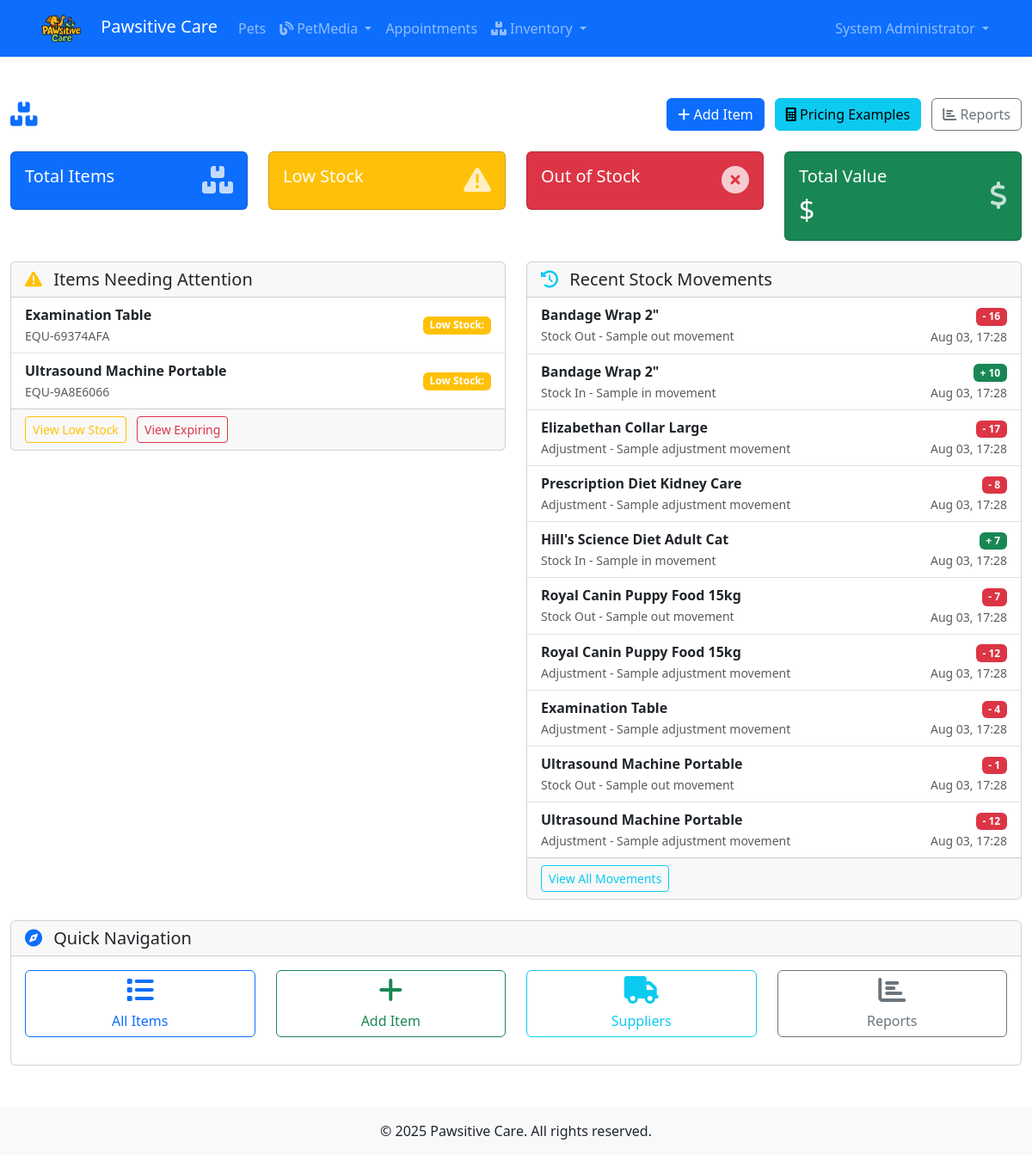
Before: /inventory/ (signed in) with the older database file.
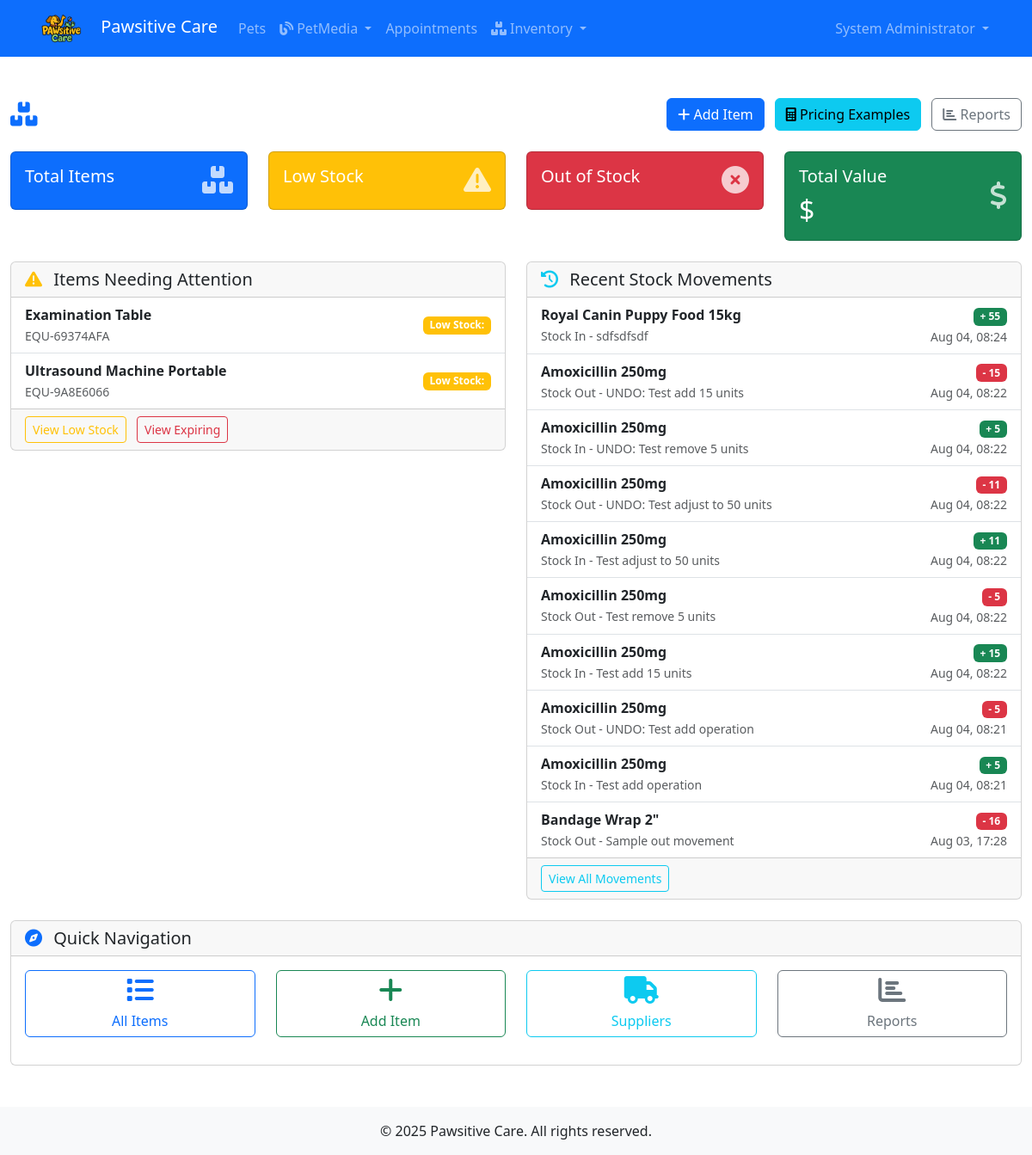
After: the same page with the newer database file.
### inventory/models.py (models this page shows, shortened)
class InventoryItem(models.Model):
    CATEGORY_CHOICES = [
        ('MEDICINE', 'Medicine'),
        ('SUPPLY', 'Medical Supply'),
        ('EQUIPMENT', 'Equipment'),
        ('FOOD', 'Pet Food'),
        ('OTHER', 'Other'),
    ]
    UNIT_CHOICES = [
        ('PIECES', 'Pieces'),
        ('BOXES', 'Boxes'),
        ('BOTTLES', 'Bottles'),
        ('KILOGRAMS', 'Kilograms'),
        ('LITERS', 'Liters'),
        ('PACKS', 'Packs'),
    ]
    name = models.CharField(max_length=200)
    description = models.TextField(blank=True)
    sku = models.CharField(max_length=50, unique=True, help_text="Stock Keeping Unit")
    category = models.CharField(max_length=20, choices=CATEGORY_CHOICES)
    unit_price = models.DecimalField(max_digits=10, decimal_places=2)
    quantity_in_stock = models.PositiveIntegerField(default=0)
    unit = models.CharField(max_length=20, choices=UNIT_CHOICES, default='PIECES')
    minimum_stock_level = models.PositiveIntegerField(default=10)
    reorder_point = models.PositiveIntegerField(default=20)
    supplier = models.ForeignKey('Supplier', on_delete=models.SET_NULL, null=True, blank=True)
    expiry_date = models.DateField(null=True, blank=True)
    last_restocked = models.DateTimeField(null=True, blank=True)
    created_at = models.DateTimeField(auto_now_add=True)
    updated_at = models.DateTimeField(auto_now=True)
    is_active = models.BooleanField(default=True)
    objects = InventoryManager()
    class Meta:
        ordering = ['name']
        indexes = [
            models.Index(fields=['sku']),
            models.Index(fields=['category']),
            models.Index(fields=['quantity_in_stock']),
        ]

class StockMovement(models.Model):
    MOVEMENT_TYPES = [
        ('IN', 'Stock In'),
        ('OUT', 'Stock Out'),
        ('ADJUSTMENT', 'Adjustment'),
        ('EXPIRED', 'Expired'),
        ('DAMAGED', 'Damaged'),
    ]
    item = models.ForeignKey(InventoryItem, on_delete=models.CASCADE, related_name='movements')
    movement_type = models.CharField(max_length=20, choices=MOVEMENT_TYPES)
    quantity = models.PositiveIntegerField()
    reason = models.CharField(max_length=200)
    old_quantity = models.PositiveIntegerField()
    new_quantity = models.PositiveIntegerField()
    created_by = models.ForeignKey(settings.AUTH_USER_MODEL, on_delete=models.SET_NULL, null=True)
    created_at = models.DateTimeField(auto_now_add=True)
    notes = models.TextField(blank=True)
    class Meta:
        ordering = ['-created_at']

### inventory/views.py (the view)
# urls.py: path('', views.inventory_dashboard, name='dashboard'),
@login_required
def inventory_dashboard(request):
    repo = get_inventory_repo()
    total_items = repo.count_items()
    low_stock_items = repo.get_low_stock_items()
    expired_items = repo.get_expired_items()
    expiring_soon = repo.get_expiring_items(days=30)
    recent_movements = StockMovement.objects.select_related('item', 'created_by').order_by('-created_at')[:10]
    total_value = InventoryItem.objects.aggregate(
        total=Sum(F('unit_price') * F('quantity_in_stock'))
    )['total'] or 0
    context = {
        'total_items': total_items,
        'low_stock_count': low_stock_items.count(),
        'expired_count': expired_items.count(),
        'expiring_soon_count': expiring_soon.count(),
        'total_value': total_value,
        'recent_movements': recent_movements,
        'low_stock_items': low_stock_items[:5],  # Show first 5
        'expired_items': expired_items[:5],
        'expiring_soon_items': expiring_soon[:5],
    }
    return render(request, 'inventory/dashboard.html', context)

### accounts/models.py (called while the page is built)
    def is_admin(self):
        return self.role == 'admin'

    def is_vet(self):
        return self.role == 'vet'

    def is_staff_member(self):
        return self.role == 'staff'

### inventory/models.py (called while the page is built)
    def get_queryset(self):
        return InventoryQuerySet(self.model, using=self._db)

### inventory/patterns/repository.py (called while the page is built)
def get_inventory_repo():
    return InventoryRepository()

    def count_items(self) -> int:
        return self.model_class.objects.filter(is_active=True).count()

    def get_low_stock_items(self, threshold: Optional[int] = None) -> models.QuerySet:
        if threshold is None:
            return self.model_class.objects.filter(
                quantity_in_stock__lte=F('minimum_stock_level')
            )
        else:
            return self.model_class.objects.filter(
                quantity_in_stock__lte=threshold
            )

    def get_expiring_items(self, days: int = 30) -> models.QuerySet:
        expiry_date = datetime.now().date() + timedelta(days=days)
        return self.model_class.objects.filter(
            expiry_date__lte=expiry_date,
            expiry_date__gte=datetime.now().date()
        )

### inventory/templates/inventory/dashboard.html (shortened to what the changed rows need)
{% extends 'base.html' %}
{% load static %}
{% block content %}
<div class="container-fluid py-4">
  <div class="row mb-4">
    <div class="col-12">
      <div class="d-flex justify-content-between align-items-center">
        <h1 class="h3 mb-0">
          <i class="fas fa-boxes text-primary me-2"></i>
        </h1>
      </div>
    </div>
  </div>
  <div class="row mb-4">
    <div class="col-md-3">
      <div class="card bg-success text-white">
        <div class="card-body">
          <div class="d-flex justify-content-between">
            <div>
              <h2 class="mb-0">$
              </h2>
            </div>
          </div>
        </div>
      </div>
    </div>
  </div>
  <div class="row mb-4">
    <div class="col-md-6">
      <div class="card">
        <div class="card-body p-0">
          {% if low_stock_items or expiring_items %}
          <div class="list-group list-group-flush">
            {% for item in low_stock_items %}
            <div class="list-group-item d-flex justify-content-between align-items-center">
              <div>
                <strong>
                  {{ item.name }}</strong>
                <br>
                <small class="text-muted">
                  {{ item.sku }}</small>
              </div>
              <span class="badge bg-warning">
                Low Stock:
              </span>
            </div>
            {% endfor %}
          </div>
          {% else %}
          <div class="p-3 text-center text-muted">
            <i class="fas fa-check-circle fa-2x mb-2"></i>
            <p class="mb-0">All items are in good condition!</p>
          </div>
          {% endif %}
        </div>
      </div>
    </div>
    <div class="col-md-6">
      <div class="card">
        <div class="card-body p-0">
          {% if recent_movements %}
          <div class="list-group list-group-flush">
            {% for movement in recent_movements %}
            <div class="list-group-item">
              <div class="d-flex justify-content-between align-items-start">
                <div>
                  <strong>
                    {{ movement.item.name }}</strong>
                  <br>
                  <small class="text-muted">
                    {{ movement.get_movement_type_display }} -
                    {{ movement.reason }}
                  </small>
                </div>
                <div class="text-end">
                  <span class="badge {% if movement.movement_type == 'IN' %}bg-success{% else %}bg-danger{% endif %}">
                    {% if movement.movement_type == 'IN' %}+{% else %}-{% endif %}
                    {{ movement.quantity }}
                  </span>
                  <br>
                  <small class="text-muted">
                    {{ movement.created_at|date:"M d, H:i" }}</small>
                </div>
              </div>
            </div>
            {% endfor %}
          </div>
          {% else %}
          <div class="p-3 text-center text-muted">
            <i class="fas fa-box-open fa-2x mb-2"></i>
            <p class="mb-0">No recent stock movements</p>
          </div>
          {% endif %}
        </div>
      </div>
    </div>
  </div>
</div>
{% endblock %}

Changed rows visible on the page:
no longer on this page (row unchanged): StockMovement: item.name "Bandage Wrap 2\"", movement_type "Stock In", reason "Sample in movement", quantity "10", created_at "Aug 03, 17:28"
no longer on this page (row unchanged): StockMovement: item.name "Elizabethan Collar Large", movement_type "Adjustment", reason "Sample adjustment movement", quantity "17", created_at "Aug 03, 17:28"
no longer on this page (row unchanged): StockMovement: item.name "Prescription Diet Kidney Care", movement_type "Adjustment", reason "Sample adjustment movement", quantity "8", created_at "Aug 03, 17:28"
no longer on this page (row unchanged): StockMovement: item.name "Hill's Science Diet Adult Cat", movement_type "Stock In", reason "Sample in movement", quantity "7", created_at "Aug 03, 17:28"
no longer on this page (row unchanged): StockMovement: item.name "Royal Canin Puppy Food 15kg", movement_type "Stock Out", reason "Sample out movement", quantity "7", created_at "Aug 03, 17:28"
no longer on this page (row unchanged): StockMovement: item.name "Royal Canin Puppy Food 15kg", movement_type "Adjustment", reason "Sample adjustment movement", quantity "12", created_at "Aug 03, 17:28"
no longer on this page (row unchanged): StockMovement: item.name "Examination Table", movement_type "Adjustment", reason "Sample adjustment movement", quantity "4", created_at "Aug 03, 17:28"
no longer on this page (row unchanged): StockMovement: item.name "Ultrasound Machine Portable", movement_type "Stock Out", reason "Sample out movement", quantity "1", created_at "Aug 03, 17:28"
no longer on this page (row unchanged): StockMovement: item.name "Ultrasound Machine Portable", movement_type "Adjustment", reason "Sample adjustment movement", quantity "12", created_at "Aug 03, 17:28"
added StockMovement: item.name "Royal Canin Puppy Food 15kg", movement_type "Stock In", reason "sdfsdfsdf", quantity "55", created_at "Aug 04, 08:24"
added StockMovement: item.name "Amoxicillin 250mg", movement_type "Stock Out", reason "UNDO: Test add 15 units", quantity "15", created_at "Aug 04, 08:22"
added StockMovement: item.name "Amoxicillin 250mg", movement_type "Stock In", reason "UNDO: Test remove 5 units", quantity "5", created_at "Aug 04, 08:22"
added StockMovement: item.name "Amoxicillin 250mg", movement_type "Stock Out", reason "UNDO: Test adjust to 50 units", quantity "11", created_at "Aug 04, 08:22"
added StockMovement: item.name "Amoxicillin 250mg", movement_type "Stock In", reason "Test adjust to 50 units", quantity "11", created_at "Aug 04, 08:22"
added StockMovement: item.name "Amoxicillin 250mg", movement_type "Stock Out", reason "Test remove 5 units", quantity "5", created_at "Aug 04, 08:22"
added StockMovement: item.name "Amoxicillin 250mg", movement_type "Stock In", reason "Test add 15 units", quantity "15", created_at "Aug 04, 08:22"
added StockMovement: item.name "Amoxicillin 250mg", movement_type "Stock Out", reason "UNDO: Test add operation", quantity "5", created_at "Aug 04, 08:21"
added StockMovement: item.name "Amoxicillin 250mg", movement_type "Stock In", reason "Test add operation", quantity "5", created_at "Aug 04, 08:21"
